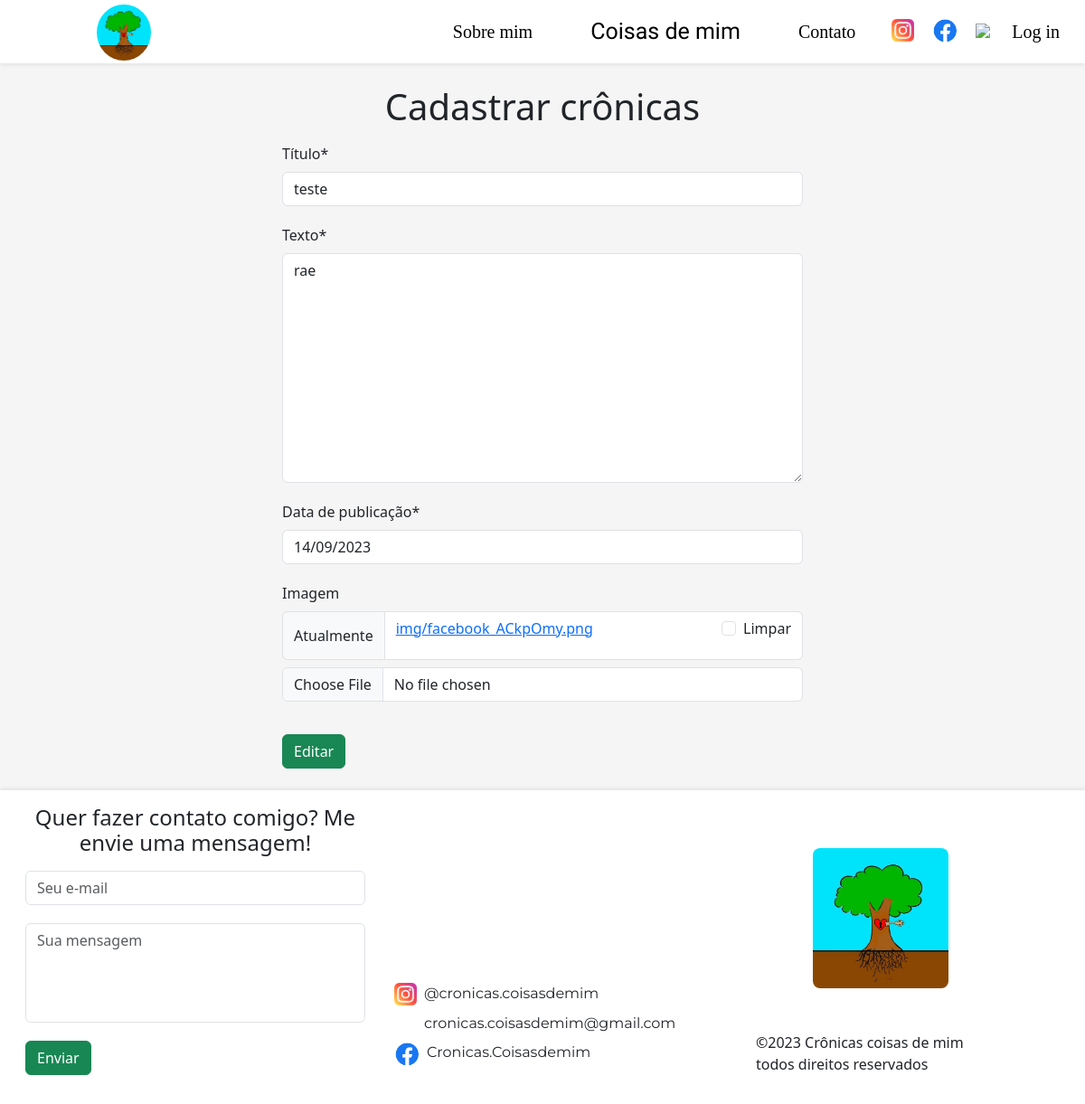
Page /textos/update_texto/49 on the earlier database version.
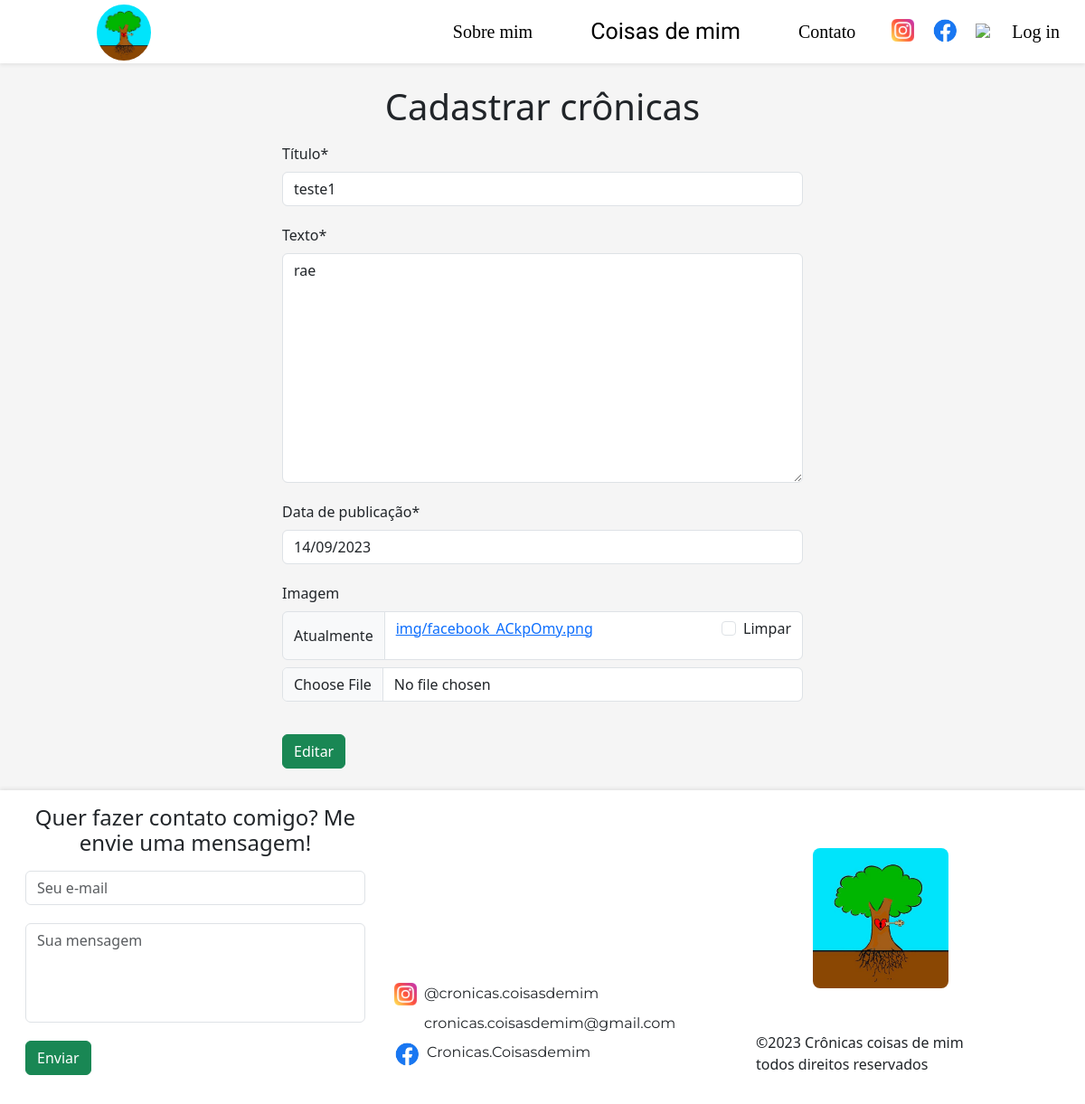
Same page on the later database version.
### textos/models.py (models this page shows, shortened)
class Texto(models.Model):
    titulo = models.CharField(verbose_name='Título', max_length=15)
    texto = models.TextField()
    dataCriacao = models.DateField(verbose_name='Data de publicação')
    imagem = models.ImageField(verbose_name='Imagem', upload_to="img", blank=True, null=True)

### textos/views.py (the view)
# urls.py: path('update_texto/<int:pk>', TextoUpdate.as_view(), name='update_texto'),
class TextoUpdate(GroupRequiredMixin, UpdateView):
    group_required = u"admin"
    model = Texto
    fields = ['titulo', 'texto', 'dataCriacao', 'imagem']
    template_name = 'cadastrar_texto.html'
    success_url = reverse_lazy('home')
    def get_context_data(self, **kwargs):
        context = super().get_context_data(**kwargs)
        submitBtn = 'Editar'
        context['submitBtn'] = submitBtn
        return context

### textos/templates/cadastrar_texto.html
{% extends 'bases/base.html' %}{% load static %} {% load crispy_forms_tags %} {% block 'head' %} {% endblock %} {% block 'body' %}
<div class="container-fluid" style="background-color: whitesmoke;">
    <div class="row justify-content-center">
        <div class="col-md-6">
            <div class="display-6 text-center mt-4 mb-3">
                Cadastrar crônicas
            </div>
            <form method="post" enctype="multipart/form-data">
                {% csrf_token %} {{ form|crispy }}
                <button type="submit" class="btn btn-success mt-3 mb-4">{{submitBtn}}</button>
            </form>
        </div>
    </div>
</div>
{% endblock %}

Differences in the rows shown:
changed Texto "rae": titulo "teste" → "teste1"
